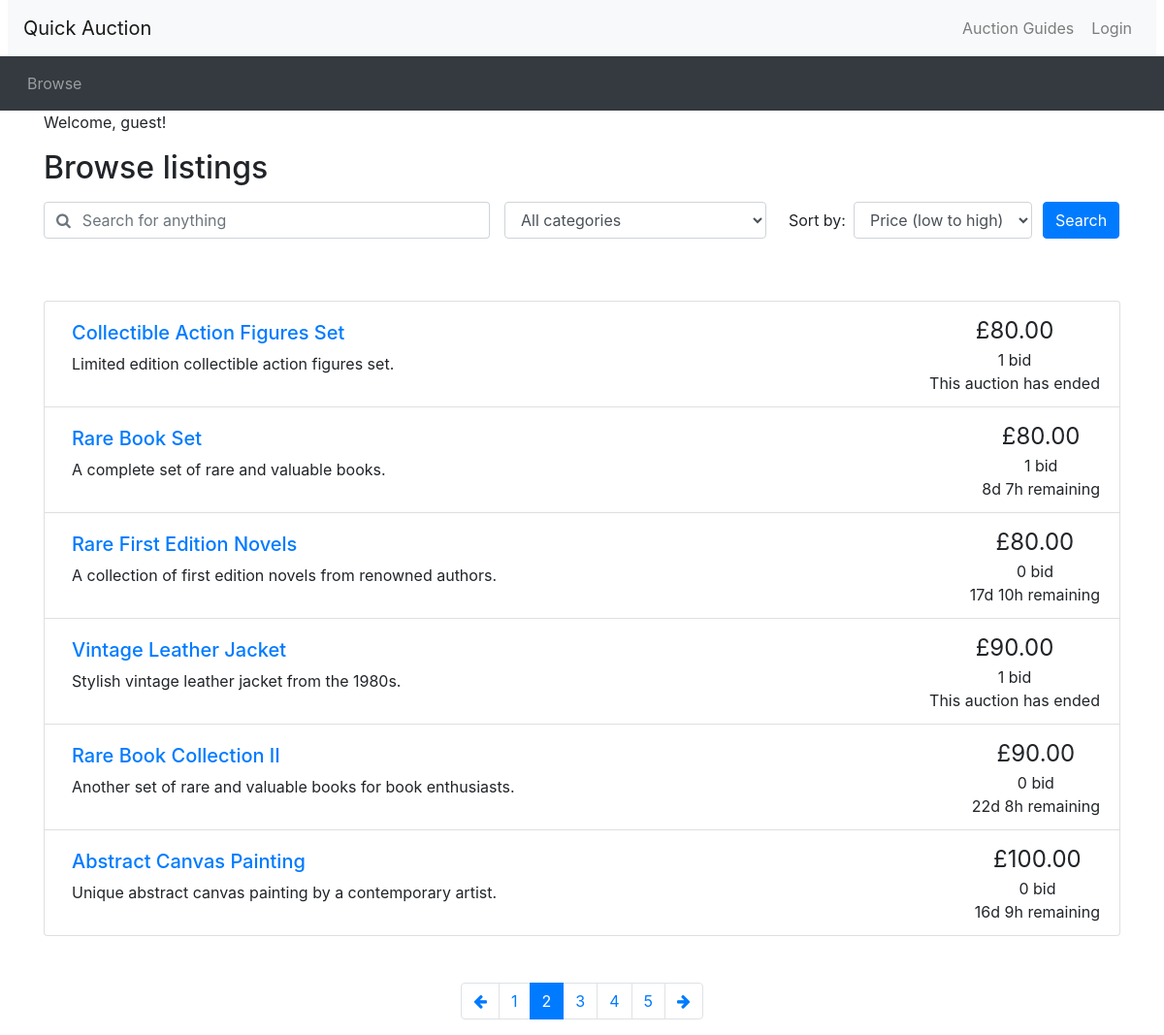
Page /browse.php?page=2 on the committed database.
### tables this page shows
CREATE TABLE `Auction` (
  `auction_ID` int(11) NOT NULL,
  `item_name` varchar(50) NOT NULL,
  `description` text,
  `category` varchar(50) DEFAULT NULL,
  `end_time` datetime NOT NULL,
  `starting_price` decimal(10,2) NOT NULL,
  `reserve_price` decimal(10,2) DEFAULT NULL,
  `user_ID` int(11) DEFAULT NULL
);

### utilities.php (the view, shortened to what this page needs)
<?php
function display_time_remaining($interval) {
    if ($interval->days == 0 && $interval->h == 0) {
      $time_remaining = $interval->format('%im %Ss');
    }
    else if ($interval->days == 0) {
      $time_remaining = $interval->format('%hh %im');
    }
    else {
      $time_remaining = $interval->format('%ad %hh');
    }
  return $time_remaining;
}
function print_listing_li($item_id, $title, $desc, $price, $num_bids, $end_time)
{
  if (strlen($desc) > 250) {
    $desc_shortened = substr($desc, 0, 250) . '...';
  }
  else {
    $desc_shortened = $desc;
  }
  if ($num_bids == 1 | $num_bids == 0) {
    $bid = ' bid';
  }
  else {
    $bid = ' bids';
  }
  $now = new DateTime();
  $end_time_formatted = date_create($end_time);
  if ($now > $end_time_formatted) {
    $time_remaining = 'This auction has ended';
  }
  else {
    $time_to_end = date_diff($now, $end_time_formatted);
    $time_remaining = display_time_remaining($time_to_end) . ' remaining';
  }
  echo('
    <li class="list-group-item d-flex justify-content-between">
    <div class="p-2 mr-5"><h5><a href="listing.php?item_id=' . $item_id . '">' . $title . '</a></h5>' . $desc_shortened . '</div>
    <div class="text-center text-nowrap"><span style="font-size: 1.5em">£' . number_format($price, 2) . '</span><br/>' . $num_bids . $bid . '<br/>' . $time_remaining . '</div>
  </li>'
  );
}
function count_bid($auctionid){
  include "db_connection.php";
  $sql = "SELECT COUNT(bid_ID) AS count FROM Bid WHERE auction_ID = $auctionid";
  $result = mysqli_query($conn, $sql);
  if(mysqli_num_rows($result) > 0) {
    if($row = mysqli_fetch_assoc($result)) {
      $count = $row["count"];
    }
  } else {
    echo "No results found in count_bid.";
  }
  return $count;
}
?>

### browse.php (shortened to what this page needs)
<?php include_once("header.php")?>
<?php require("utilities.php")?>
<?php include "db_connection.php";?>
<div class="container">
<?php
  if (isset($_SESSION['loggedin']) && $_SESSION['loggedin'] === true) {
      echo "<p>Welcome, " . htmlspecialchars($_SESSION['username']) . "!</p>";
  } else {
      echo "<p>Welcome, guest!</p>";
  }
?>
<h2 class="my-3">Browse listings</h2>
<div id="searchSpecs">
<form method="get" action="browse.php">
  <div class="row">
    <div class="col-md-5 pr-0">
      <div class="form-group">
	    <div class="input-group">
          <div class="input-group-prepend">
            <span class="input-group-text bg-transparent pr-0 text-muted">
              <i class="fa fa-search"></i>
            </span>
          </div>
          <input type="text" class="form-control border-left-0" id="keyword" name = 'keyword' value = "<?php if (isset($_GET['keyword'])){echo $_GET['keyword'];}?>" placeholder="Search for anything">
        </div>
      </div>
    </div>
    <div class="col-md-3 pr-0">
      <div class="form-group">
        <select class="form-control" id="cat" name = 'cat'>
          <option selected value="all">All categories</option>
        </select>
      </div>
    </div>
    <div class="col-md-3 pr-0">
      <div class="form-inline">
        <label class="mx-2" for="order_by">Sort by:</label>
        <select class="form-control" id="order_by" name = 'order_by'>
          <option selected value="pricelow">Price (low to high)</option>
        </select>
      </div>
    </div>
    <div class="col-md-1 px-0">
      <button type="submit" class="btn btn-primary">Search</button>
    </div>
  </div>
</form>
</div>
</div>
<div class="container mt-5">
<ul class="list-group">
<?php
  if (!isset($_GET['order_by'])) {
    $ordering = 'pricelow';
  }
  else {
    $ordering = $_GET['order_by'];
  }
  if (!isset($_GET['page'])) {
    $curr_page = 1;
  }
  else {
    $curr_page = $_GET['page'];
  }
  $results_per_page = 6;
  $start_from = ($curr_page - 1) * $results_per_page;
  if ((!isset($_GET['keyword']) && !isset($_GET['cat'])) | (isset($_GET['keyword']) && $_GET['keyword'] == '' && isset($_GET['cat']) && $_GET['cat'] == 'all')) {
    $query = "SELECT * FROM Auction";
    if ($ordering == 'pricelow'){
      $query = "SELECT
                auction.auction_ID,
                auction.item_name,
                auction.description,
                auction.category,
                auction.end_time,
                GREATEST(auction.starting_price, COALESCE(MAX(bid.bid_price), 0)) AS max_price
                FROM
                    auction
                LEFT JOIN
                    bid ON auction.auction_ID = bid.auction_ID
                GROUP BY
                    auction.auction_ID, auction.item_name, auction.description, auction.category, auction.starting_price, auction.end_time
                ORDER BY
                    max_price ASC";
    }
    $query_temp = mysqli_query($conn,$query);
    $num_results = mysqli_num_rows($query_temp);
    $query .= " LIMIT " . $start_from . ',' . $results_per_page;
    $query_run = mysqli_query($conn,$query);
    while($row = mysqli_fetch_assoc($query_run)) :
      $item_id = $row['auction_ID'];
      $title = $row['item_name'];
      $description = $row['description'];
      $current_price = current_shown_price($item_id);
      $num_bids = count_bid($item_id);
      $end_date = $row['end_time'];
      print_listing_li($item_id, $title, $description, $current_price, $num_bids, $end_date);
    endwhile;
  }
  $max_page = ceil($num_results / $results_per_page);
?>
</ul>
<nav aria-label="Search results pages" class="mt-5">
  <ul class="pagination justify-content-center">
<?php
  $querystring = "";
  $high_page_boost = max(3 - $curr_page, 0);
  $low_page_boost = max(2 - ($max_page - $curr_page), 0);
  $low_page = max(1, $curr_page - 2 - $low_page_boost);
  $high_page = min($max_page, $curr_page + 2 + $high_page_boost);
  if ($curr_page != 1) {
    echo('
    <li class="page-item">
      <a class="page-link" href="browse.php?' . $querystring . 'page=' . ($curr_page - 1) . '" aria-label="Previous">
        <span aria-hidden="true"><i class="fa fa-arrow-left"></i></span>
        <span class="sr-only">Previous</span>
      </a>
    </li>');
  }
  for ($i = $low_page; $i <= $high_page; $i++) {
    if ($i == $curr_page) {
      echo('
    <li class="page-item active">');
    }
    else {
      echo('
    <li class="page-item">');
    }
    echo('
      <a class="page-link" href="browse.php?' . $querystring . 'page=' . $i . '">' . $i . '</a>
    </li>');
  }
  if ($curr_page != $max_page) {
    echo('
    <li class="page-item">
      <a class="page-link" href="browse.php?' . $querystring . 'page=' . ($curr_page + 1) . '" aria-label="Next">
        <span aria-hidden="true"><i class="fa fa-arrow-right"></i></span>
        <span class="sr-only">Next</span>
      </a>
    </li>');
  }
?>
  </ul>
</nav>
</div>
<?php include_once("footer.php")?>

### rows in the picture
auction: item_name "Collectible Action Figures Set", description "Limited edition collectible action figures set.", price "80.00", num_bids "1", bid "bid", end_time "This auction has ended"
auction: item_name "Rare Book Set", description "A complete set of rare and valuable books.", price "80.00", num_bids "1", bid "bid", end_time "8d 7h remaining"
auction: item_name "Rare First Edition Novels", description "A collection of first edition novels from renowned authors.", price "80.00", num_bids "0", bid "bid", end_time "17d 10h remaining"
auction: item_name "Vintage Leather Jacket", description "Stylish vintage leather jacket from the 1980s.", price "90.00", num_bids "1", bid "bid", end_time "This auction has ended"
auction: item_name "Rare Book Collection II", description "Another set of rare and valuable books for book enthusiasts.", price "90.00", num_bids "0", bid "bid", end_time "22d 8h remaining"
auction: item_name "Abstract Canvas Painting", description "Unique abstract canvas painting by a contemporary artist.", price "100.00", num_bids "0", bid "bid", end_time "16d 9h remaining"
